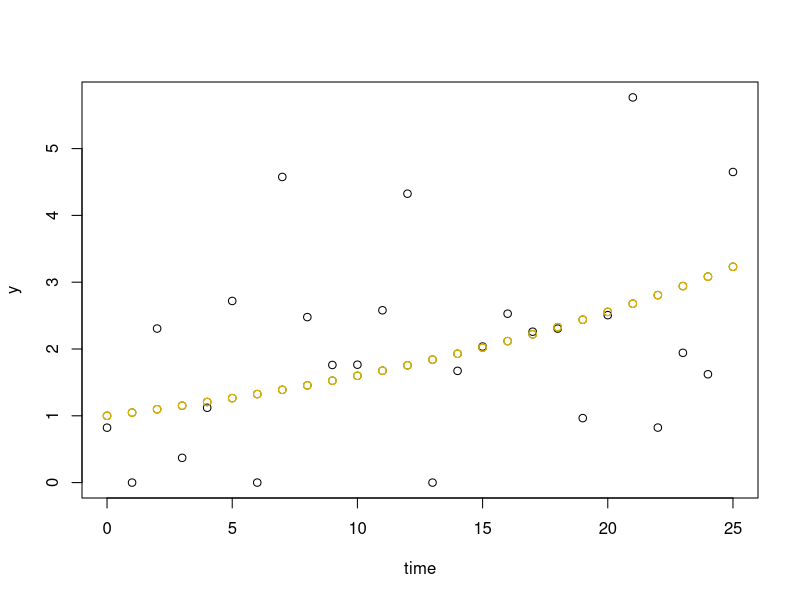

Write R code to recreate this figure.
#--------------------------------------------------------------------------
# Computational modeling
# Parameter estimation using optim
#--------------------------------------------------------------------------

#--------------------------------------------------------------------------
library(minpack.lm)
#--------------------------------------------------------------------------

#--------------------------------------------------------------------------
# Generate data
time  <- seq(0,25)
alpha <- 0.05
y <- exp(alpha*time)

y <- y + rnorm(length(y),0,2)
y <- ifelse(y <=0, 0, y)
df <- data.frame(time=time,y=y)

plot(time,y)
#--------------------------------------------------------------------------

#--------------------------------------------------------------------------
# Fit estimation with 
m1 <- nlsLM(y ~ exp(alpha*time),
             data=df,
             start = list(alpha=0))
df$fitted <- fitted(m1)
points(df$time,df$fitted,col="red")
#--------------------------------------------------------------------------

#--------------------------------------------------------------------------
# Fit estimation with optim based on code in book

# parameter estimates using the optim function
startParams <- c(0.01)
names(startParams) <- c("alpha")

# current data and preditions are being plotted
getpred <- function(params,data){
  getpred <-  exp(params["alpha"]*data$time)
  
  # draw graph when key is pressed
#  par(ask=FALSE)
#  plot(data[,2],type="n", las = 1, ylim = c(25,35),xlim=c(-2,2),xlab="X",ylab="Y")
#  par(ask=FALSE)
#  points(data[,2],data[,1],pch=21,bg="gray")
#  lines(data[,2],getpred,lty="solid")
  
  # return the computed regression data so we can calculate the deviation to the measured data
  return(getpred)
}

# Get the computed predictions and compute how much they deviate

rmsd <- function(params,data1){
  # generate predictions
  preds <- getpred(params,data1)
  #evaluate the deviation, this computes the sum of squared deviations between data points and devides by the total number of data points to get the mean summed square deviation
  rmsd <- sqrt(sum((preds-data1[,2])^2)/length(preds))
}

#the parameter estimation with 
# for model1
xout1 <- optim(startParams,rmsd,data1=df,method="BFGS")

df$fitted_optim <- exp(xout1$par*df$time)
points(df$time,df$fitted_optim,col="green")

# same model with simplex instead of BFGS
xout2 <- optim(startParams,rmsd, data1 = df)
df$fitted_smplx <- exp(xout2$par*df$time)
points(df$time,df$fitted_smplx, col = "orange")

#--------------------------------------------------------------------------
